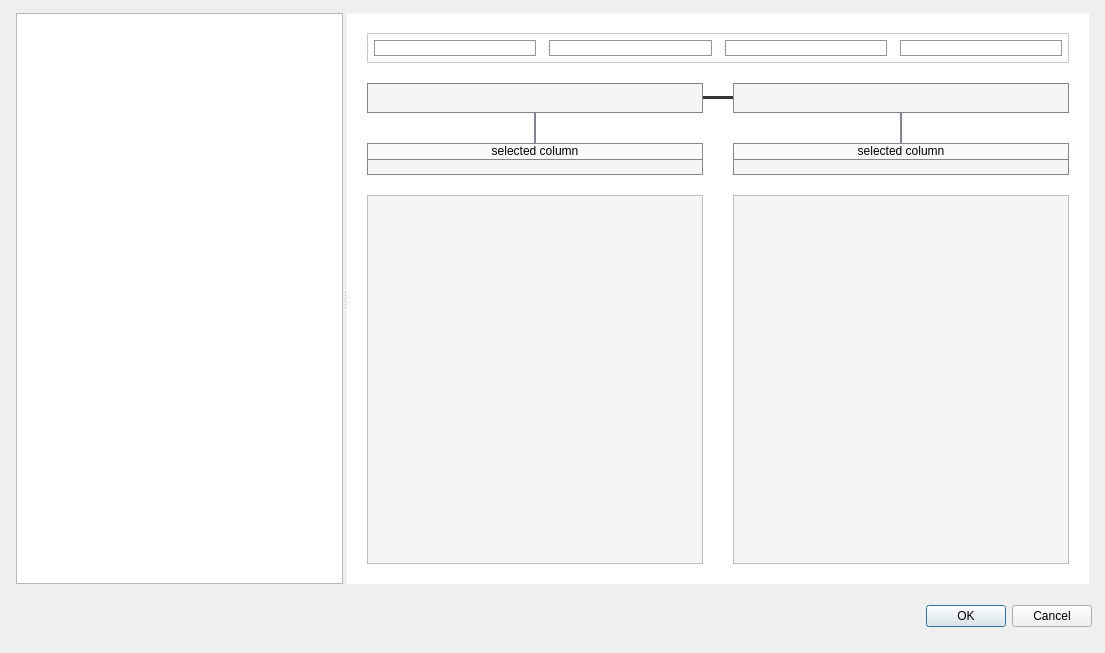
<?xml version="1.0" encoding="UTF-8"?>
<ui version="4.0">
 <class>Dialog</class>
 <widget class="QDialog" name="Dialog">
  <property name="geometry">
   <rect>
    <x>0</x>
    <y>0</y>
    <width>1105</width>
    <height>653</height>
   </rect>
  </property>
  <property name="windowTitle">
   <string>File absorption</string>
  </property>
  <property name="styleSheet">
   <string notr="true"/>
  </property>
  <layout class="QGridLayout" name="gridLayout_2">
   <property name="leftMargin">
    <number>0</number>
   </property>
   <property name="topMargin">
    <number>0</number>
   </property>
   <property name="rightMargin">
    <number>0</number>
   </property>
   <property name="bottomMargin">
    <number>0</number>
   </property>
   <property name="spacing">
    <number>0</number>
   </property>
   <item row="0" column="0">
    <widget class="QWidget" name="topWidget" native="true">
     <property name="styleSheet">
      <string notr="true"/>
     </property>
     <layout class="QGridLayout" name="gridLayout">
      <property name="leftMargin">
       <number>16</number>
      </property>
      <property name="topMargin">
       <number>13</number>
      </property>
      <property name="rightMargin">
       <number>16</number>
      </property>
      <item row="0" column="0">
       <widget class="QSplitter" name="splitter">
        <property name="orientation">
         <enum>Qt::Horizontal</enum>
        </property>
        <widget class="QListWidget" name="FileList">
         <property name="minimumSize">
          <size>
           <width>240</width>
           <height>0</height>
          </size>
         </property>
         <property name="font">
          <font>
           <family>맑은 고딕</family>
           <pointsize>10</pointsize>
           <weight>50</weight>
           <italic>false</italic>
           <bold>false</bold>
          </font>
         </property>
         <property name="styleSheet">
          <string notr="true">QListWidget {color: white;}
QListView::item:selected:active {background-color: rgb(240, 240, 240); color: black;}</string>
         </property>
         <property name="autoScrollMargin">
          <number>16</number>
         </property>
         <property name="showDropIndicator" stdset="0">
          <bool>true</bool>
         </property>
         <property name="currentRow">
          <number>-1</number>
         </property>
        </widget>
        <widget class="QWidget" name="rightWidget" native="true">
         <property name="styleSheet">
          <string notr="true">background-color: white;</string>
         </property>
         <layout class="QGridLayout" name="gridLayout_5">
          <property name="leftMargin">
           <number>20</number>
          </property>
          <property name="topMargin">
           <number>20</number>
          </property>
          <property name="rightMargin">
           <number>20</number>
          </property>
          <property name="bottomMargin">
           <number>20</number>
          </property>
          <property name="verticalSpacing">
           <number>20</number>
          </property>
          <item row="1" column="0">
           <layout class="QGridLayout" name="slctFileLayout">
            <property name="spacing">
             <number>0</number>
            </property>
            <item row="0" column="0">
             <widget class="QLabel" name="slctFileLabel1">
              <property name="sizePolicy">
               <sizepolicy hsizetype="Preferred" vsizetype="Preferred">
                <horstretch>0</horstretch>
                <verstretch>0</verstretch>
               </sizepolicy>
              </property>
              <property name="minimumSize">
               <size>
                <width>0</width>
                <height>30</height>
               </size>
              </property>
              <property name="styleSheet">
               <string notr="true">background-color: rgb(245, 245, 245);
border: 1px solid rgb(130, 131, 145);</string>
              </property>
              <property name="text">
               <string/>
              </property>
              <property name="alignment">
               <set>Qt::AlignCenter</set>
              </property>
             </widget>
            </item>
            <item row="0" column="2">
             <widget class="QLabel" name="slctFileLabel2">
              <property name="minimumSize">
               <size>
                <width>0</width>
                <height>30</height>
               </size>
              </property>
              <property name="styleSheet">
               <string notr="true">background-color: rgb(245, 245, 245);
border: 1px solid rgb(130, 131, 145);</string>
              </property>
              <property name="text">
               <string/>
              </property>
              <property name="alignment">
               <set>Qt::AlignCenter</set>
              </property>
             </widget>
            </item>
            <item row="2" column="0">
             <layout class="QVBoxLayout" name="cellLayout">
              <property name="spacing">
               <number>0</number>
              </property>
              <item>
               <widget class="QLabel" name="label2_2">
                <property name="autoFillBackground">
                 <bool>false</bool>
                </property>
                <property name="styleSheet">
                 <string notr="true">background-color: rgb(250, 250, 250);
border: 1px solid rgb(132, 136, 145);
border-bottom-color: transparent;</string>
                </property>
                <property name="frameShape">
                 <enum>QFrame::Box</enum>
                </property>
                <property name="text">
                 <string>selected column</string>
                </property>
                <property name="alignment">
                 <set>Qt::AlignCenter</set>
                </property>
                <property name="wordWrap">
                 <bool>false</bool>
                </property>
                <property name="openExternalLinks">
                 <bool>true</bool>
                </property>
               </widget>
              </item>
              <item>
               <widget class="QLabel" name="cellName1">
                <property name="styleSheet">
                 <string notr="true">background-color: rgb(245, 245, 245);
border:1px solid rgb(131, 132, 145);</string>
                </property>
                <property name="frameShape">
                 <enum>QFrame::Box</enum>
                </property>
                <property name="text">
                 <string/>
                </property>
                <property name="alignment">
                 <set>Qt::AlignCenter</set>
                </property>
                <property name="wordWrap">
                 <bool>false</bool>
                </property>
                <property name="openExternalLinks">
                 <bool>true</bool>
                </property>
                <property name="textInteractionFlags">
                 <set>Qt::TextSelectableByMouse</set>
                </property>
               </widget>
              </item>
             </layout>
            </item>
            <item row="2" column="2">
             <layout class="QVBoxLayout" name="cellLayout2">
              <property name="spacing">
               <number>0</number>
              </property>
              <item>
               <widget class="QLabel" name="label2">
                <property name="styleSheet">
                 <string notr="true">background-color: rgb(250, 250, 250);
border: 1px solid rgb(132, 136, 145);
border-bottom-color: transparent;</string>
                </property>
                <property name="frameShape">
                 <enum>QFrame::Box</enum>
                </property>
                <property name="text">
                 <string>selected column</string>
                </property>
                <property name="alignment">
                 <set>Qt::AlignCenter</set>
                </property>
                <property name="wordWrap">
                 <bool>false</bool>
                </property>
                <property name="openExternalLinks">
                 <bool>true</bool>
                </property>
               </widget>
              </item>
              <item>
               <widget class="QLabel" name="cellName2">
                <property name="styleSheet">
                 <string notr="true">background-color: rgb(245, 245, 245);
border:1px solid rgb(131, 132, 145);</string>
                </property>
                <property name="frameShape">
                 <enum>QFrame::Box</enum>
                </property>
                <property name="text">
                 <string/>
                </property>
                <property name="alignment">
                 <set>Qt::AlignCenter</set>
                </property>
                <property name="wordWrap">
                 <bool>false</bool>
                </property>
                <property name="openExternalLinks">
                 <bool>true</bool>
                </property>
                <property name="textInteractionFlags">
                 <set>Qt::TextSelectableByMouse</set>
                </property>
               </widget>
              </item>
             </layout>
            </item>
            <item row="1" column="2">
             <widget class="Line" name="colLine2">
              <property name="sizePolicy">
               <sizepolicy hsizetype="Ignored" vsizetype="Ignored">
                <horstretch>0</horstretch>
                <verstretch>0</verstretch>
               </sizepolicy>
              </property>
              <property name="minimumSize">
               <size>
                <width>0</width>
                <height>30</height>
               </size>
              </property>
              <property name="styleSheet">
               <string notr="true">color: rgb(131, 132, 145);</string>
              </property>
              <property name="frameShadow">
               <enum>QFrame::Plain</enum>
              </property>
              <property name="lineWidth">
               <number>2</number>
              </property>
              <property name="midLineWidth">
               <number>0</number>
              </property>
              <property name="orientation">
               <enum>Qt::Vertical</enum>
              </property>
             </widget>
            </item>
            <item row="4" column="2">
             <widget class="QListWidget" name="joinList2">
              <property name="enabled">
               <bool>true</bool>
              </property>
              <property name="styleSheet">
               <string notr="true">background-color: rgb(245, 245, 245);</string>
              </property>
              <property name="editTriggers">
               <set>QAbstractItemView::CurrentChanged</set>
              </property>
             </widget>
            </item>
            <item row="4" column="0">
             <widget class="QListWidget" name="joinList1">
              <property name="styleSheet">
               <string notr="true">background-color: rgb(245, 245, 245);</string>
              </property>
              <property name="editTriggers">
               <set>QAbstractItemView::CurrentChanged</set>
              </property>
             </widget>
            </item>
            <item row="2" column="1">
             <spacer name="horizontalSpacer_">
              <property name="orientation">
               <enum>Qt::Horizontal</enum>
              </property>
              <property name="sizeType">
               <enum>QSizePolicy::Preferred</enum>
              </property>
              <property name="sizeHint" stdset="0">
               <size>
                <width>30</width>
                <height>0</height>
               </size>
              </property>
             </spacer>
            </item>
            <item row="1" column="1">
             <spacer name="verticalSpacer_2">
              <property name="orientation">
               <enum>Qt::Vertical</enum>
              </property>
              <property name="sizeType">
               <enum>QSizePolicy::Minimum</enum>
              </property>
              <property name="sizeHint" stdset="0">
               <size>
                <width>20</width>
                <height>30</height>
               </size>
              </property>
             </spacer>
            </item>
            <item row="1" column="0">
             <widget class="Line" name="colLine1">
              <property name="sizePolicy">
               <sizepolicy hsizetype="Ignored" vsizetype="Ignored">
                <horstretch>0</horstretch>
                <verstretch>0</verstretch>
               </sizepolicy>
              </property>
              <property name="minimumSize">
               <size>
                <width>0</width>
                <height>30</height>
               </size>
              </property>
              <property name="styleSheet">
               <string notr="true">color: rgb(131, 132, 145);</string>
              </property>
              <property name="frameShadow">
               <enum>QFrame::Plain</enum>
              </property>
              <property name="lineWidth">
               <number>2</number>
              </property>
              <property name="orientation">
               <enum>Qt::Vertical</enum>
              </property>
             </widget>
            </item>
            <item row="3" column="0">
             <spacer name="verticalSpacer">
              <property name="orientation">
               <enum>Qt::Vertical</enum>
              </property>
              <property name="sizeType">
               <enum>QSizePolicy::Minimum</enum>
              </property>
              <property name="sizeHint" stdset="0">
               <size>
                <width>20</width>
                <height>20</height>
               </size>
              </property>
             </spacer>
            </item>
            <item row="0" column="1">
             <widget class="Line" name="fileLine">
              <property name="styleSheet">
               <string notr="true">border: 1px solid rgb(54, 54, 54);
background-color: rgb(54, 54, 54);</string>
              </property>
              <property name="frameShadow">
               <enum>QFrame::Plain</enum>
              </property>
              <property name="lineWidth">
               <number>10</number>
              </property>
              <property name="midLineWidth">
               <number>0</number>
              </property>
              <property name="orientation">
               <enum>Qt::Horizontal</enum>
              </property>
             </widget>
            </item>
           </layout>
          </item>
          <item row="0" column="0">
           <widget class="QWidget" name="btnWidget" native="true">
            <property name="styleSheet">
             <string notr="true">QWidget { border: 1px solid rgb(200, 200, 200); }</string>
            </property>
            <layout class="QHBoxLayout" name="btnLayout">
             <property name="spacing">
              <number>13</number>
             </property>
             <property name="leftMargin">
              <number>7</number>
             </property>
             <property name="topMargin">
              <number>7</number>
             </property>
             <property name="rightMargin">
              <number>7</number>
             </property>
             <property name="bottomMargin">
              <number>7</number>
             </property>
             <item>
              <widget class="QPushButton" name="innerBtn">
               <property name="styleSheet">
                <string notr="true">QPushButton {background-color: rgb(255, 255, 255);  border: 1px solid rgb(150, 150, 150); border-radius: 30px;}
QPushButton:hover {background-color: rgb(250, 250, 250);}
QPushButton:checked {background-color: rgb(240, 240, 240); border: 2px solid rgb(150, 150, 150); }</string>
               </property>
               <property name="text">
                <string/>
               </property>
               <property name="icon">
                <iconset>
                 <normaloff>img/inner.png</normaloff>img/inner.png</iconset>
               </property>
               <property name="iconSize">
                <size>
                 <width>140</width>
                 <height>60</height>
                </size>
               </property>
               <property name="checkable">
                <bool>true</bool>
               </property>
              </widget>
             </item>
             <item>
              <widget class="QPushButton" name="outerBtn">
               <property name="acceptDrops">
                <bool>false</bool>
               </property>
               <property name="styleSheet">
                <string notr="true">QPushButton {background-color: rgb(255, 255, 255);  border: 1px solid rgb(150, 150, 150);border-radius: 30px;}
QPushButton:hover {background-color: rgb(250, 250, 250);}
QPushButton:checked {background-color: rgb(240, 240, 240); border: 2px solid rgb(150, 150, 150);}</string>
               </property>
               <property name="text">
                <string/>
               </property>
               <property name="icon">
                <iconset>
                 <normaloff>img/full.png</normaloff>img/full.png</iconset>
               </property>
               <property name="iconSize">
                <size>
                 <width>140</width>
                 <height>60</height>
                </size>
               </property>
               <property name="checkable">
                <bool>true</bool>
               </property>
               <property name="checked">
                <bool>false</bool>
               </property>
              </widget>
             </item>
             <item>
              <widget class="QPushButton" name="leftBtn">
               <property name="styleSheet">
                <string notr="true">QPushButton {background-color: rgb(255, 255, 255);  border: 1px solid rgb(150, 150, 150); border-radius: 30px;}
QPushButton:hover {background-color: rgb(250, 250, 250);}
QPushButton:checked {background-color: rgb(240, 240, 240); border: 2px solid rgb(150, 150, 150);}</string>
               </property>
               <property name="text">
                <string/>
               </property>
               <property name="icon">
                <iconset>
                 <normaloff>img/left.png</normaloff>img/left.png</iconset>
               </property>
               <property name="iconSize">
                <size>
                 <width>140</width>
                 <height>60</height>
                </size>
               </property>
               <property name="checkable">
                <bool>true</bool>
               </property>
              </widget>
             </item>
             <item>
              <widget class="QPushButton" name="rightBtn">
               <property name="styleSheet">
                <string notr="true">QPushButton {background-color: rgb(255, 255, 255);  border: 1px solid rgb(150, 150, 150);border-radius: 30px;}
QPushButton:hover {background-color: rgb(250, 250, 250);}
QPushButton:checked {background-color: rgb(240, 240, 240); border: 2px solid rgb(150, 150, 150);}</string>
               </property>
               <property name="text">
                <string/>
               </property>
               <property name="icon">
                <iconset>
                 <normaloff>img/right.png</normaloff>img/right.png</iconset>
               </property>
               <property name="iconSize">
                <size>
                 <width>140</width>
                 <height>60</height>
                </size>
               </property>
               <property name="checkable">
                <bool>true</bool>
               </property>
              </widget>
             </item>
            </layout>
           </widget>
          </item>
         </layout>
        </widget>
       </widget>
      </item>
     </layout>
    </widget>
   </item>
   <item row="1" column="0">
    <widget class="QWidget" name="bottomWidget" native="true">
     <property name="maximumSize">
      <size>
       <width>16777215</width>
       <height>60</height>
      </size>
     </property>
     <layout class="QGridLayout" name="gridLayout_3">
      <property name="leftMargin">
       <number>0</number>
      </property>
      <property name="topMargin">
       <number>0</number>
      </property>
      <property name="rightMargin">
       <number>13</number>
      </property>
      <property name="bottomMargin">
       <number>13</number>
      </property>
      <item row="0" column="0">
       <widget class="QDialogButtonBox" name="buttonBox">
        <property name="minimumSize">
         <size>
          <width>0</width>
          <height>0</height>
         </size>
        </property>
        <property name="styleSheet">
         <string notr="true">background-color: rgb(240, 240, 240);</string>
        </property>
        <property name="standardButtons">
         <set>QDialogButtonBox::Cancel|QDialogButtonBox::Ok</set>
        </property>
       </widget>
      </item>
     </layout>
    </widget>
   </item>
  </layout>
 </widget>
 <resources/>
 <connections/>
</ui>
